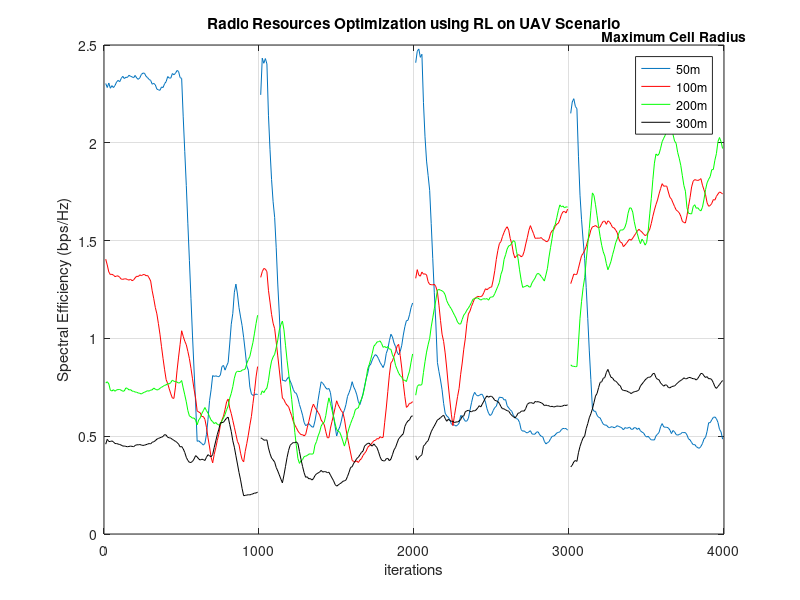

Source code (MATLAB): (Note: this script raises an error after producing the figure.)
close all
clear all

startt = 1
endd = 99

slices_50m = load('50m/se_slices_individualtrain_K20_N100_M3_shadow10_episode4-1000_travelIND_fd10_network_0.mat');
slices_100m = load('100m/se_slices_individualtrain_K20_N100_M3_shadow10_episode4-1000_travelIND_fd10_network_0.mat');
slices_200m = load('200m/se_slices_individualtrain_K20_N100_M3_shadow10_episode4-1000_travelIND_fd10_network_0.mat');
slices_300m = load('300m/se_slices_individualtrain_K20_N100_M3_shadow10_episode4-1000_travelIND_fd10_network_0.mat');


sumrate_50m = load('50m/sumrateoutputtrain_K20_N100_M3_shadow10_episode4-1000_travelIND_fd10_network_0.mat');
sumrate_100m = load('100m/sumrateoutputtrain_K20_N100_M3_shadow10_episode4-1000_travelIND_fd10_network_0.mat');
sumrate_200m = load('200m/sumrateoutputtrain_K20_N100_M3_shadow10_episode4-1000_travelIND_fd10_network_0.mat');
sumrate_300m = load('300m/sumrateoutputtrain_K20_N100_M3_shadow10_episode4-1000_travelIND_fd10_network_0.mat');


interf_50m = load('50m/interferencetrain_K20_N100_M3_shadow10_episode4-1000_travelIND_fd10_network_0.mat');
interf_100m = load('100m/interferencetrain_K20_N100_M3_shadow10_episode4-1000_travelIND_fd10_network_0.mat');
interf_200m = load('200m/interferencetrain_K20_N100_M3_shadow10_episode4-1000_travelIND_fd10_network_0.mat');
interf_300m = load('300m/interferencetrain_K20_N100_M3_shadow10_episode4-1000_travelIND_fd10_network_0.mat');


% SUM RATE
figure(1)
plot([1:10:3999],sumrate_50m.se_1)
hold on
plot([1:10:3999],sumrate_100m.se_1,'r')
hold on
plot([1:10:3999],sumrate_200m.se_1,'g')
hold on
plot([1:10:3999],sumrate_300m.se_1,'k')
leg = legend('50m','100m','200m','300m');
title(leg,'Maximum Cell Radius')
grid on
xlabel('iterations')
ylabel('Spectral Efficiency (bps/Hz)')
title('Radio Resources Optimization using RL on UAV Scenario')




figure(2)
b=bar([nanmean(sumrate_50m.se_1(startt:endd));...
    nanmean(sumrate_100m.se_1(startt:endd));...
    nanmean(sumrate_200m.se_1(startt:endd));...
    nanmean(sumrate_300m.se_1(startt:endd))], 'stacked' );
b.FaceColor='flat'
b.CData(2,:) = [.5 0 .5];
b.CData(3,:) = [0 .5 .5];
b.CData(4,:) = [.5 .3 .0];
xticklabels({'30 m','50 m','100 m','200 m'})

xlabel('Maximum Cell Radius')
ylabel('Mean Spectral Efficiency (bps/Hz)')
title('Radio Resources Optimization using RL on UAV Scenario')

figure(3)
c = bar([nanmax(sumrate_50m.se_1(startt:endd));...
    nanmax(sumrate_100m.se_1(startt:endd));...
    nanmax(sumrate_200m.se_1(startt:endd));...
    nanmax(sumrate_300m.se_1(startt:endd))]);
c.FaceColor='flat';
c.CData(2,:) = [.5 0 .5];
c.CData(3,:) = [0 .5 .5];
c.CData(4,:) = [.5 .3 .0];
xticklabels({'30 m','50 m','100 m','200 m'})

xlabel('Maximum Cell Radius')
ylabel('Max Spectral Efficiency (bps/Hz)')
title('Radio Resources Optimization using RL on UAV Scenario')



% INTERFERENCE
figure(4)
plot(interf_50m.time_sample,interf_50m.interference)
hold on
plot(interf_100m.time_sample,interf_100m.interference,'r')
hold on
plot(interf_200m.time_sample,interf_200m.interference,'g')
hold on
plot(interf_300m.time_sample,interf_300m.interference,'k')
leg = legend('50m','100m','200m','300m');
title(leg,'Maximum Cell Radius')
grid on
xlabel('iterations')
ylabel('Interference (dBm)')
title('Interference Mitigation using RL on UAV Scenario')




figure(5)
b=bar([nanmean(interf_50m.interference(startt:end));...
    nanmean(interf_100m.interference(startt:end));...
    nanmean(interf_200m.interference(startt:end));...
    nanmean(interf_300m.interference(startt:end))], 'stacked' );
b.FaceColor='flat'
b.CData(2,:) = [.5 0 .5];
b.CData(3,:) = [0 .5 .5];
b.CData(4,:) = [.5 .3 .0];
xticklabels({'30 m','50 m','100 m','200 m'})

xlabel('Maximum Cell Radius')
ylabel('Mean Interference (dBm)')
title('Interference Mitigation using RL on UAV Scenario')

figure(6)
c = bar([nanmax(interf_50m.interference(startt:end));...
    nanmax(interf_100m.interference(startt:end));...
    nanmax(interf_200m.interference(startt:end));...
    nanmax(interf_300m.interference(startt:end))], 'stacked' );
c.FaceColor='flat';
c.CData(2,:) = [.5 0 .5];
c.CData(3,:) = [0 .5 .5];
c.CData(4,:) = [.5 .3 .0];
xticklabels({'30 m','50 m','100 m','200 m'})

xlabel('Maximum Cell Radius')
ylabel('Max. Interference (dBm)')
title('Interference Mitigation using RL on UAV Scenario')

